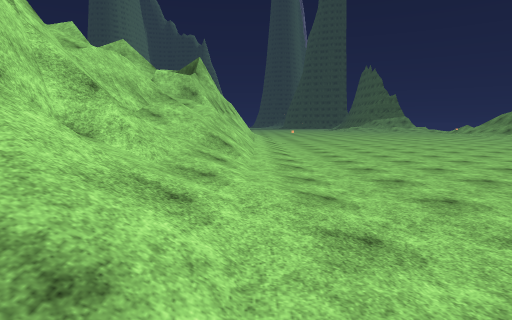
View 1 (above)

23 first-person views from a walk through a Unity game level. The camera is 1.4 m above the floor, tilts 6° down and sees 75° across. The floor is counted in squares, 2 m on a side. Each view is taken from the middle of a square. On the plan, view 1 faces up. The plan holds only what a view shows up to about 10 squares ahead; the rest is blank. The place goes on beyond the plan. Some animated figures are left out. Some surface patterns are stand-ins.

View 2
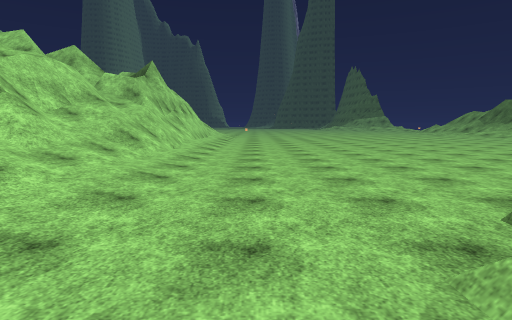

View 3
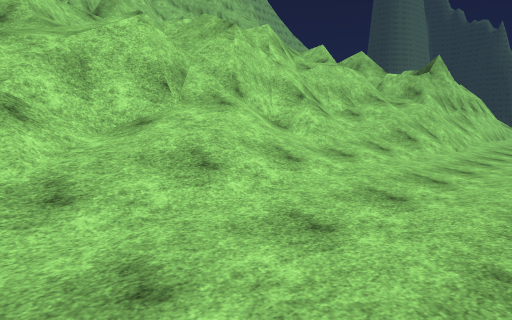

View 4
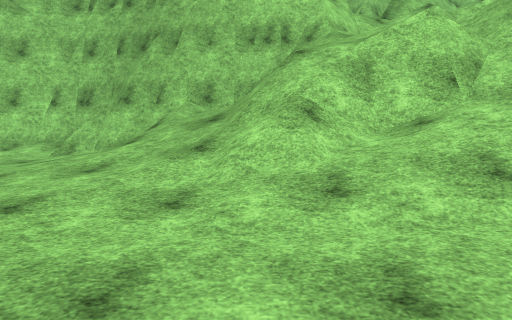

View 5
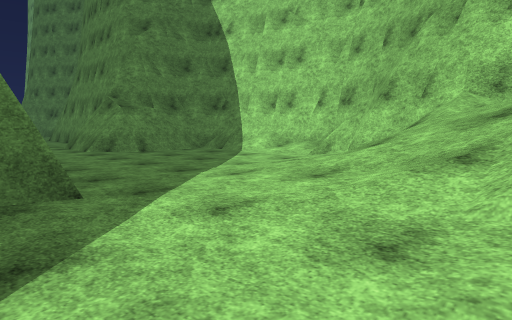

View 6
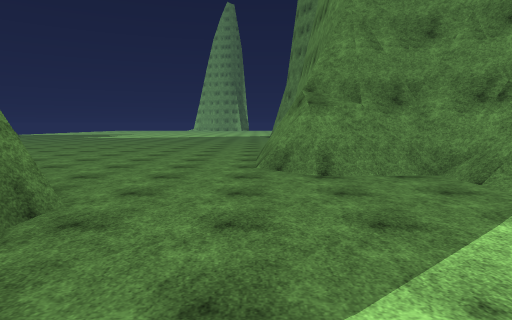

View 7
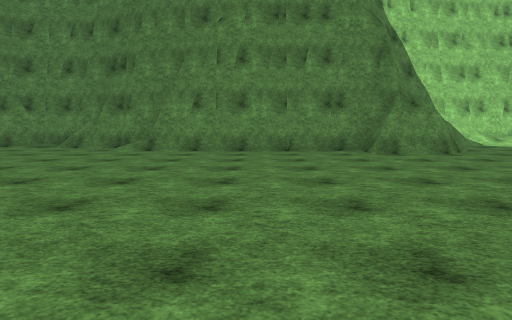

View 8
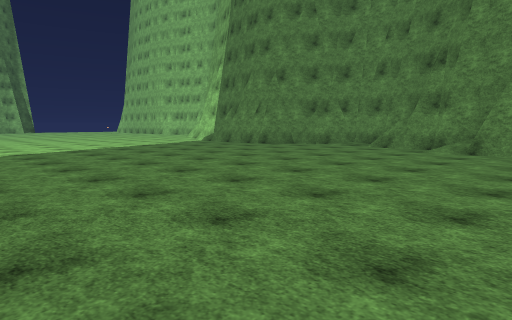

View 9
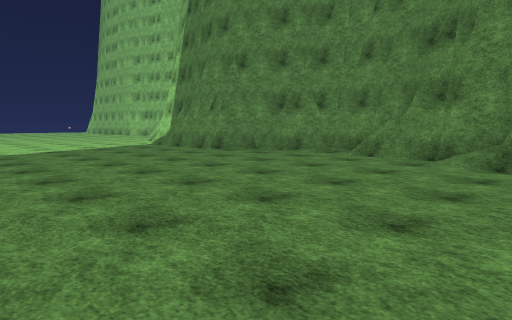

View 10
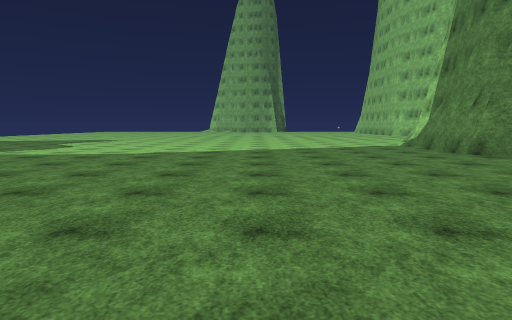

View 11
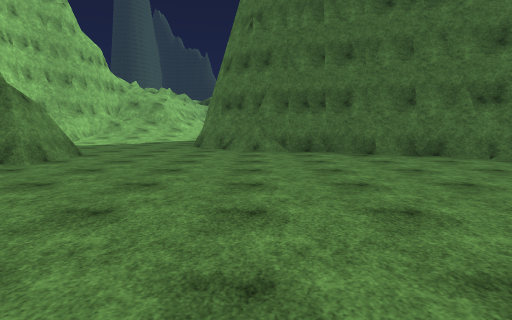

View 12
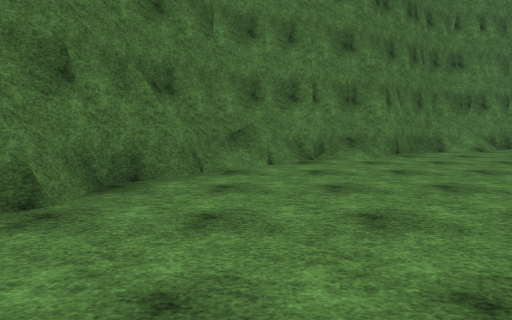

View 13
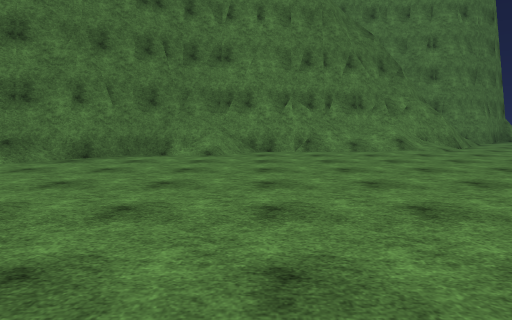

View 14
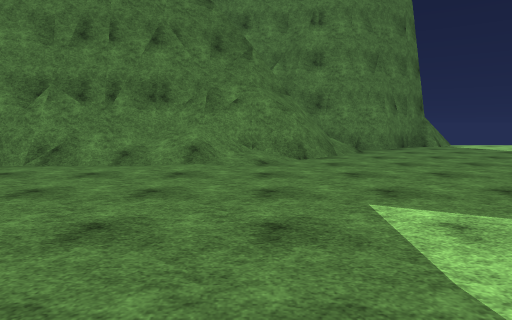

View 15
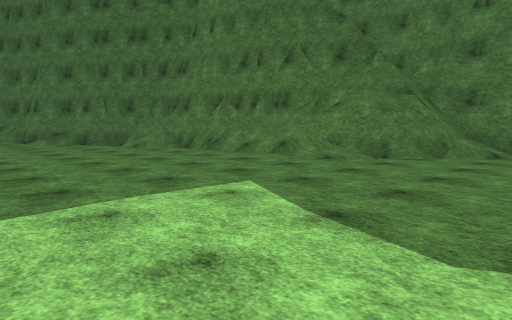

View 16
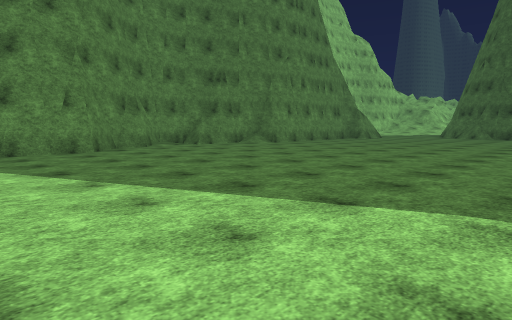

View 17
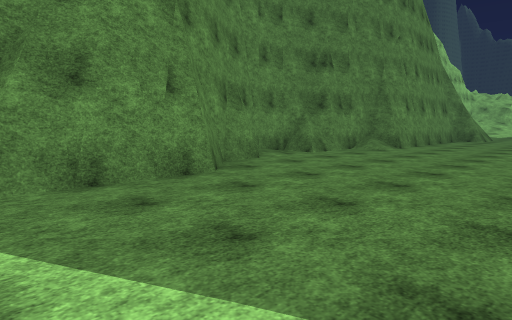

View 18
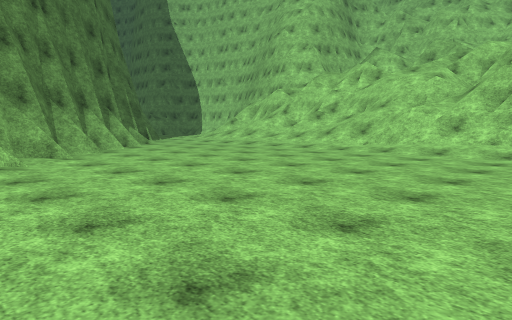

View 19
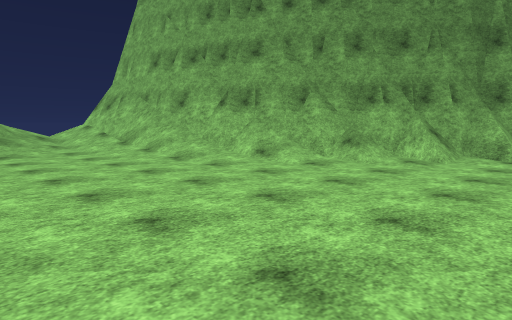

View 20
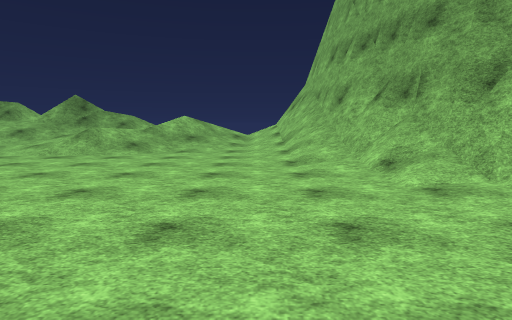

View 21
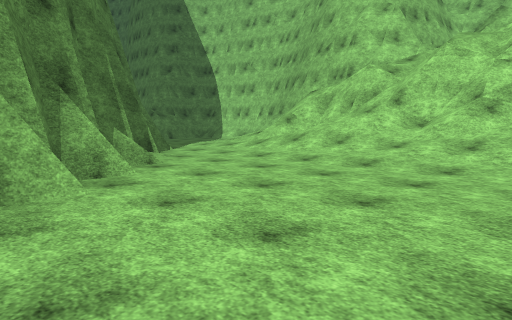

View 22
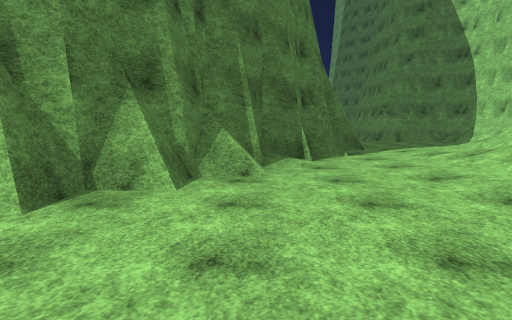

View 23
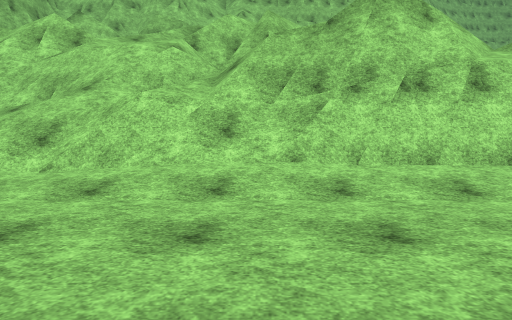

### Floor plan
Key: @ floor where view 1 was taken; # wall or solid block; . main floor; : floor 0.25 m higher than the main floor; + floor 6 m higher than the main floor; / step, stairs or slope; = window, fence, low wall or low ledge; v drop or lower ground.
Columns run from 6 left of view 1 to 17 right of it. Each row starts with its distance up from view 1.
 12     ###..  .........///
 11   v ##=..............///
 10   #=##/..............///
  9   #==#/...........://///
  8   =#=/=..........////=#
  7    #///.........//#####
  6   ###//.......:/###
  5   ##=//......./###
  4 =#+##//......###
  3 /=/##//.....##
  2 ///#///....##
  1 #//##//...##
  0 ##//#/@..##
 -1  #/////..##
 -2  #////:.##
 -3  #////.##
 -4 ##///:.#
 -5 #=//:.##
 -6 #/....##
 -7 #/....##
 -8 #/.....##
 -9 ##......####
-10  ###.......###
-11    ##........###
-12    ##........./#
-13    #...........##
-14    #.........../#
-15    #............##
-16    #.............#
-17    #.............##
-18   ##............./#
-19   #...............#
-20  ##...............##
-21  #=.............../#
-22  #................/##
-23  ##.............../=#
-24   #.............../###
-25   ##...............####
-26   ##................==#
-27   ##..................#
-28    ...................#

Where each view was taken, in squares from view 1:
view 1: 0 up, 0 right, facing up
view 2: 1 down, 2 right, facing up
view 3: 1 down, 2 right, facing up-left
view 4: 1 down, 2 right, facing left
view 5: 1 down, 1 right, facing down-left
view 6: 4 down, 2 left, facing down
view 7: 15 down, 6 right, facing left
view 8: 16 down, 6 right, facing down-left
view 9: 17 down, 3 right, facing down-left
view 10: 17 down, 2 right, facing down
view 11: 18 down, 2 right, facing up
view 12: 12 down, 2 right, facing right
view 13: 19 down, 3 right, facing right
view 14: 24 down, 6 right, facing right
view 15: 28 down, 6 right, facing up-right
view 16: 28 down, 6 right, facing up-left
view 17: 28 down, 1 right, facing up-left
view 18: 12 up, 9 right, facing down-left
view 19: 12 up, 6 right, facing down-right
view 20: 9 up, 6 right, facing right
view 21: 6 up, 6 right, facing down-left
view 22: 5 up, 3 right, facing down
view 23: 10 up, 4 right, facing left
